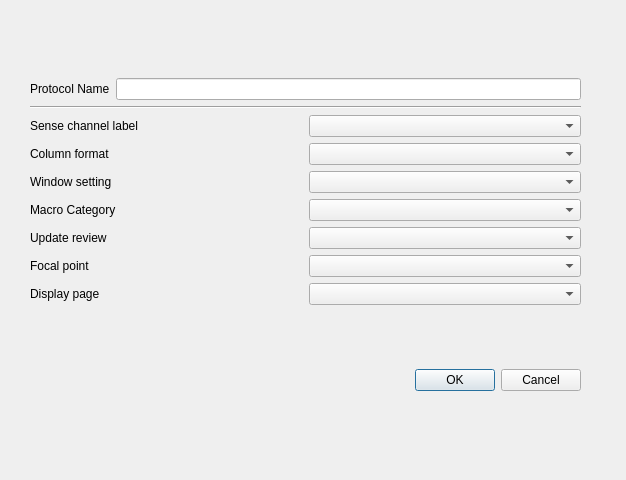
<?xml version="1.0" encoding="UTF-8"?>
<ui version="4.0">
 <class>EditProtocolDialog</class>
 <widget class="QDialog" name="EditProtocolDialog">
  <property name="geometry">
   <rect>
    <x>0</x>
    <y>0</y>
    <width>626</width>
    <height>480</height>
   </rect>
  </property>
  <property name="windowTitle">
   <string>Dialog</string>
  </property>
  <widget class="QWidget" name="layoutWidget">
   <property name="geometry">
    <rect>
     <x>30</x>
     <y>20</y>
     <width>551</width>
     <height>431</height>
    </rect>
   </property>
   <layout class="QGridLayout" name="gridLayout_2">
    <item row="2" column="0">
     <widget class="QDialogButtonBox" name="buttonBox">
      <property name="orientation">
       <enum>Qt::Horizontal</enum>
      </property>
      <property name="standardButtons">
       <set>QDialogButtonBox::Cancel|QDialogButtonBox::Ok</set>
      </property>
     </widget>
    </item>
    <item row="1" column="0">
     <layout class="QGridLayout" name="gridLayout">
      <item row="0" column="0">
       <layout class="QHBoxLayout" name="horizontalLayout_8">
        <item>
         <widget class="QLabel" name="label">
          <property name="text">
           <string>Protocol Name</string>
          </property>
          <property name="buddy">
           <cstring>nameLineEdit</cstring>
          </property>
         </widget>
        </item>
        <item>
         <widget class="QLineEdit" name="nameLineEdit"/>
        </item>
       </layout>
      </item>
      <item row="1" column="0">
       <widget class="Line" name="line">
        <property name="orientation">
         <enum>Qt::Horizontal</enum>
        </property>
       </widget>
      </item>
      <item row="2" column="0">
       <layout class="QHBoxLayout" name="horizontalLayout">
        <item>
         <widget class="QLabel" name="label_2">
          <property name="text">
           <string>Sense channel label</string>
          </property>
          <property name="buddy">
           <cstring>senseChannelLabelComboBox</cstring>
          </property>
         </widget>
        </item>
        <item>
         <widget class="QComboBox" name="senseChannelLabelComboBox"/>
        </item>
       </layout>
      </item>
      <item row="3" column="0">
       <layout class="QHBoxLayout" name="horizontalLayout_2">
        <item>
         <widget class="QLabel" name="label_3">
          <property name="text">
           <string>Column format</string>
          </property>
          <property name="buddy">
           <cstring>columnFormatComboBox</cstring>
          </property>
         </widget>
        </item>
        <item>
         <widget class="QComboBox" name="columnFormatComboBox"/>
        </item>
       </layout>
      </item>
      <item row="4" column="0">
       <layout class="QHBoxLayout" name="horizontalLayout_3">
        <item>
         <widget class="QLabel" name="label_4">
          <property name="text">
           <string>Window setting</string>
          </property>
          <property name="buddy">
           <cstring>windowSettingComboBox</cstring>
          </property>
         </widget>
        </item>
        <item>
         <widget class="QComboBox" name="windowSettingComboBox"/>
        </item>
       </layout>
      </item>
      <item row="5" column="0">
       <layout class="QHBoxLayout" name="horizontalLayout_4">
        <item>
         <widget class="QLabel" name="label_5">
          <property name="text">
           <string>Macro Category</string>
          </property>
          <property name="buddy">
           <cstring>macroCategoryComboBox</cstring>
          </property>
         </widget>
        </item>
        <item>
         <widget class="QComboBox" name="macroCategoryComboBox"/>
        </item>
       </layout>
      </item>
      <item row="6" column="0">
       <layout class="QHBoxLayout" name="horizontalLayout_5">
        <item>
         <widget class="QLabel" name="label_6">
          <property name="text">
           <string>Update review</string>
          </property>
          <property name="buddy">
           <cstring>updateReviewComboBox</cstring>
          </property>
         </widget>
        </item>
        <item>
         <widget class="QComboBox" name="updateReviewComboBox"/>
        </item>
       </layout>
      </item>
      <item row="7" column="0">
       <layout class="QHBoxLayout" name="horizontalLayout_6">
        <item>
         <widget class="QLabel" name="label_7">
          <property name="text">
           <string>Focal point</string>
          </property>
          <property name="buddy">
           <cstring>focalPointComboBox</cstring>
          </property>
         </widget>
        </item>
        <item>
         <widget class="QComboBox" name="focalPointComboBox"/>
        </item>
       </layout>
      </item>
      <item row="8" column="0">
       <layout class="QHBoxLayout" name="horizontalLayout_7">
        <item>
         <widget class="QLabel" name="label_8">
          <property name="text">
           <string>Display page</string>
          </property>
          <property name="buddy">
           <cstring>displayPageComboBox</cstring>
          </property>
         </widget>
        </item>
        <item>
         <widget class="QComboBox" name="displayPageComboBox"/>
        </item>
       </layout>
      </item>
     </layout>
    </item>
   </layout>
  </widget>
 </widget>
 <resources/>
 <connections>
  <connection>
   <sender>buttonBox</sender>
   <signal>accepted()</signal>
   <receiver>EditProtocolDialog</receiver>
   <slot>accept()</slot>
   <hints>
    <hint type="sourcelabel">
     <x>478</x>
     <y>424</y>
    </hint>
    <hint type="destinationlabel">
     <x>157</x>
     <y>274</y>
    </hint>
   </hints>
  </connection>
  <connection>
   <sender>buttonBox</sender>
   <signal>rejected()</signal>
   <receiver>EditProtocolDialog</receiver>
   <slot>reject()</slot>
   <hints>
    <hint type="sourcelabel">
     <x>546</x>
     <y>430</y>
    </hint>
    <hint type="destinationlabel">
     <x>286</x>
     <y>274</y>
    </hint>
   </hints>
  </connection>
 </connections>
</ui>
